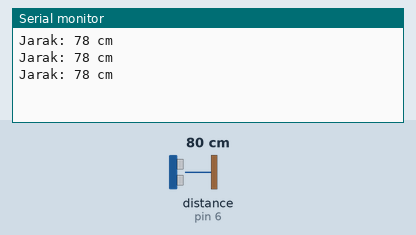
Simulated run of this sketch. Board: Arduino Uno, built with avr-gcc and run on an emulated ATmega328P. On the bench: the last lines printed to the serial monitor. Wiring (inferred from the names in the program): ultrasonic range finder: trigger pin 5; echo pin 6. Inputs (shaded band) come from the test bench; at power-on: distance to the obstacle (sensor on pin 6) 80 cm. The echo pulse lasts 58.3 µs per cm.

Above: at 1.3 s.
1.4 s: distance to the obstacle (sensor on pin 6) set to 2 cm
At 1.9 s:
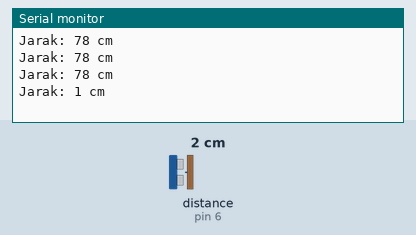
2.9 s: distance to the obstacle (sensor on pin 6) set to 4 cm
At 3.4 s:
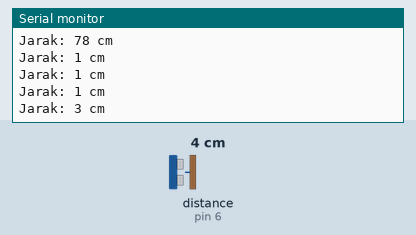
Timing chart, 0 to 5.9 s (numbered marks = the images above; inputs shaded):
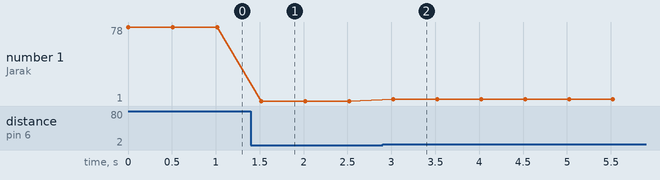

The sketch:

ultrasonik.ino
```cpp
/*
 * PROGRAM INI PROGRAM YANG DIBUAT BEDASARKAN UJI KOMPONEN
 * PROGRAM SENSOR ULTRASONIK HC-SR04 DENGAN ARDUINO
 *
 * Fungsi: Mengukur jarak objek menggunakan sensor ultrasonik dan menampilkan hasilnya
 * Komponen:
 * - Sensor HC-SR04
 * - Board Arduino
 *
 * Koneksi Pin:
 * - VCC sensor ke 5V Arduino
 * - GND sensor ke GND Arduino
 * - Trig ke pin 9 Arduino
 * - Echo ke pin 10 Arduino
 */

// DEKLARASI PIN
const int trigPin = 5;   // Pin Trig terhubung ke pin digital 9 (output)
const int echoPin = 6;  // Pin Echo terhubung ke pin digital 10 (input)

void setup() {
  /*
   * FUNGSI SETUP - Dijalankan sekali saat program mulai
   */

  // Inisialisasi Serial Monitor dengan baud rate 9600
  Serial.begin(9600);

  // Mengatur mode pin:
  pinMode(trigPin, OUTPUT);  // Set trigPin sebagai OUTPUT untuk mengirim sinyal
  pinMode(echoPin, INPUT);   // Set echoPin sebagai INPUT untuk menerima sinyal
}

void loop() {
  /*
   * FUNGSI LOOP - Dijalankan berulang-ulang
   */

  // 1. MENGIRIM SINYAL ULTRASONIK
  digitalWrite(trigPin, LOW);        // Pastikan sinyal awal LOW
  delayMicroseconds(2);              // Tunggu 2 mikrodetik
  digitalWrite(trigPin, HIGH);       // Kirim sinyal HIGH (trigger)
  delayMicroseconds(10);             // Pertahankan selama 10μs
  digitalWrite(trigPin, LOW);        // Kembalikan ke LOW

  // 2. MENERIMA PANTULAN SINYAL
  // pulseIn() mengukur waktu dari HIGH sampai LOW dalam mikrodetik
  long duration = pulseIn(echoPin, HIGH);

  // 3. MENGHITUNG JARAK
  // Rumus: (waktu × kecepatan suara) / 2
  // Kecepatan suara 340 m/s = 0.034 cm/μs
  // Dibagi 2 karena sinyal bolak-balik (ke objek dan kembali)
  int distance = duration * 0.034 / 2;

  // 4. MENAMPILKAN HASIL KE SERIAL MONITOR
  Serial.print("Jarak: ");      // Tampilkan teks "Jarak: "
  Serial.print(distance);       // Tampilkan nilai jarak
  Serial.println(" cm");        // Tampilkan satuan cm dan pindah baris

  // 5. JEDA SEBELUM PENGUKURAN BERIKUTNYA
  delay(500);  // Tunggu 500ms (0.5 detik) sebelum ukur lagi
}

/*
 * CATATAN TAMBAHAN:
 * - Sensor memiliki jangkauan efektif 2cm - 400cm
 * - Akurasi ±3mm
 * - Sudut pengukuran sekitar 15 derajat
 * - Untuk hasil lebih stabil, bisa ditambahkan filter atau pengukuran rata-rata
 * - Pastikan tidak ada objek terlalu dekat (<2cm) saat pengukuran
 */
```

Measured:
- after the input at 1.4 s, the serial monitor: prints a new line after 0.12 s (image 1)
- after the input at 2.9 s, the serial monitor: prints a new line after 0.12 s (image 2)
- plotted number 1: 78 → 1 after the input at 1.4 s, 1 → 3 after the input at 2.9 s
